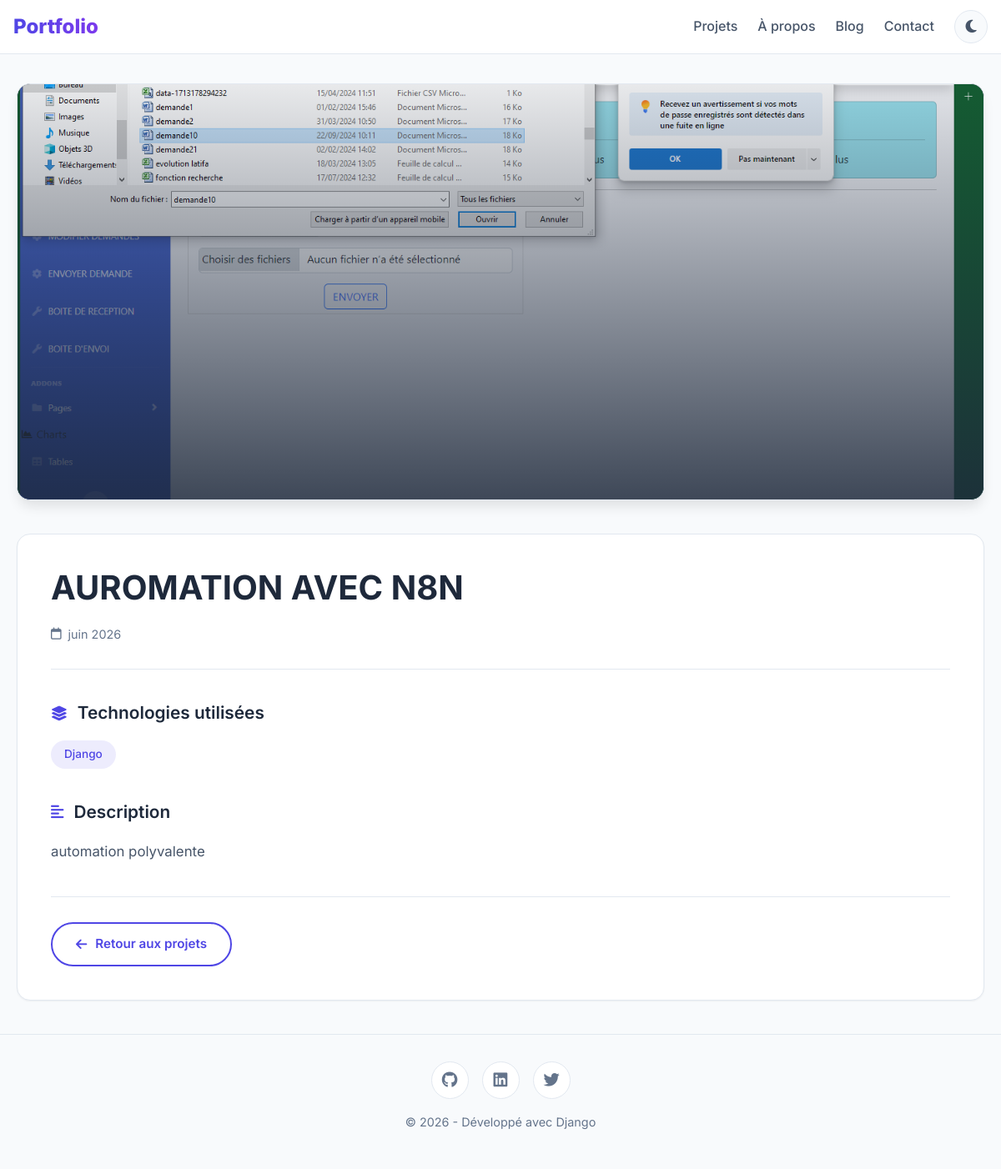
The page /project/auromation-avec-n8n/ on the database its author committed.
### projects/models.py (models this page shows, shortened)
class Project(models.Model):
    title = models.CharField(max_length=200, verbose_name='Titre')
    slug = models.SlugField(unique=True)
    description = models.TextField(verbose_name='Description')
    short_description = models.CharField(max_length=255, blank=True)
    image = models.ImageField(upload_to='projects/', blank=True)
    tech_stack = models.CharField(max_length=255, help_text='Ex: Django, React, PostgreSQL')
    github_url = models.URLField(blank=True, verbose_name='GitHub')
    live_url = models.URLField(blank=True, verbose_name='Demo en ligne')
    featured = models.BooleanField(default=False, verbose_name='Mis en avant')
    order = models.PositiveIntegerField(default=0)
    created_at = models.DateTimeField(auto_now_add=True)
    class Meta:
        ordering = ['order', '-created_at']
        verbose_name = 'Projet'
        verbose_name_plural = 'Projets'

### projects/views.py (the view)
# urls.py: path('project/<slug>/', ProjectDetailView.as_view(), name='project_detail'),
class ProjectDetailView(DetailView):
    model = Project
    template_name = 'projects/project_detail.html'
    slug_url_kwarg = 'slug'

### templates/projects/project_detail.html (shortened to what this page needs)
{% extends 'base.html' %}
{% block content %}
<section class="project-detail">
    <div class="container">
        <div class="project-hero">
            {% if project.image %}
            <img src="{{ project.image.url }}" alt="{{ project.title }}">
            {% else %}
            <div class="placeholder-hero">
                <i class="fas fa-code"></i>
            </div>
            {% endif %}
        </div>
        <div class="project-detail-content">
            <div class="project-detail-header">
                <h1>{{ project.title }}</h1>
                <div class="project-detail-meta">
                    <span class="date-badge">
                        <i class="far fa-calendar"></i> {{ project.created_at|date:"F Y" }}
                    </span>
                </div>
            </div>
            <div class="project-tech-section">
                <h3><i class="fas fa-layer-group"></i> Technologies utilisées</h3>
                <div class="project-tags">
                    {% for tech in project.tech_stack.split %}
                    <span class="tag">{{ tech }}</span>
                    {% endfor %}
                </div>
            </div>
            <div class="project-description">
                <h3><i class="fas fa-align-left"></i> Description</h3>
                <div class="project-description-text">
                    {{ project.description|linebreaks }}
                </div>
            </div>
            <div class="project-nav">
                <a href="/" class="btn btn-outline">
                    <i class="fas fa-arrow-left"></i> Retour aux projets
                </a>
            </div>
        </div>
    </div>
</section>
{% endblock %}

### static/css/style.css (style rules this page uses)
:root { --primary: #4f46e5; --primary-dark: #4338ca; --primary-light: #6366f1; --secondary: #0ea5e9; --accent: #f59e0b; --success: #22c55e; --danger: #ef4444; --bg-primary: #ffffff; --bg-secondary: #f8fafc; --bg-card: #ffffff; --bg-hover: #f1f5f9; --text-primary: #1e293b; --text-secondary: #475569; --text-muted: #64748b; --text-light: #94a3b8; --border-color: #e2e8f0; --border-light: #f1f5f9; --gradient-primary: linear-gradient(135deg, #4f46e5 0%, #0ea5e9 100%); --gradient-hero: linear-gradient(135deg, #111113 0%, #64d157 50%, #0b4e54 100%); --space-xs: 0.5rem; --space-sm: 1rem; --space-md: 1.5rem; --space-lg: 2rem; --space-xl: 3rem; --space-2xl: 5rem; --radius-sm: 8px; --radius-md: 12px; --radius-lg: 16px; --radius-full: 9999px; --shadow-sm: 0 1px 2px rgba(0,0,0,0.05); --shadow-md: 0 4px 6px -1px rgba(0,0,0,0.08); --shadow-lg: 0 10px 15px -3px rgba(0,0,0,0.1); --shadow-xl: 0 20px 25px -5px rgba(0,0,0,0.08); --shadow-glow: 0 0 20px rgba(79, 70, 229, 0.15); --transition-fast: 0.2s ease; --transition-normal: 0.3s ease; --transition-slow: 0.5s ease; }
* { margin: 0; padding: 0; box-sizing: border-box; }
html { scroll-behavior: smooth; font-size: 16px; }
body { font-family: 'Inter', -apple-system, BlinkMacSystemFont, 'Segoe UI', Roboto, sans-serif; background-color: var(--bg-primary); color: var(--text-primary); line-height: 1.6; overflow-x: hidden; transition: background-color var(--transition-normal), color var(--transition-normal); }
h1, h2, h3, h4, h5, h6 { font-weight: 700; line-height: 1.2; margin-bottom: var(--space-sm); color: var(--text-primary); }
h1 { font-size: clamp(2rem, 5vw, 3.5rem); }
h3 { font-size: clamp(1.1rem, 2vw, 1.4rem); }
p { color: var(--text-secondary); margin-bottom: var(--space-sm); line-height: 1.7; }
a { color: var(--primary); text-decoration: none; transition: color var(--transition-fast); }
.btn { display: inline-flex; align-items: center; gap: var(--space-xs); padding: var(--space-sm) var(--space-lg); border-radius: var(--radius-md); font-weight: 600; font-size: 1rem; transition: all var(--transition-normal); cursor: pointer; border: none; }
.btn-outline { background: transparent; color: var(--text-primary); border: 2px solid var(--border-color); }
.project-tags { display: flex; flex-wrap: wrap; gap: var(--space-xs); }
.tag { padding: 4px 12px; background: rgba(79, 70, 229, 0.1); color: var(--primary); border-radius: var(--radius-full); font-size: 0.8rem; font-weight: 500; }

### rows shown on the page
Project: image (picture), title "AUROMATION AVEC N8N", created_at "juin 2026", split "Django", description "automation polyvalente"
